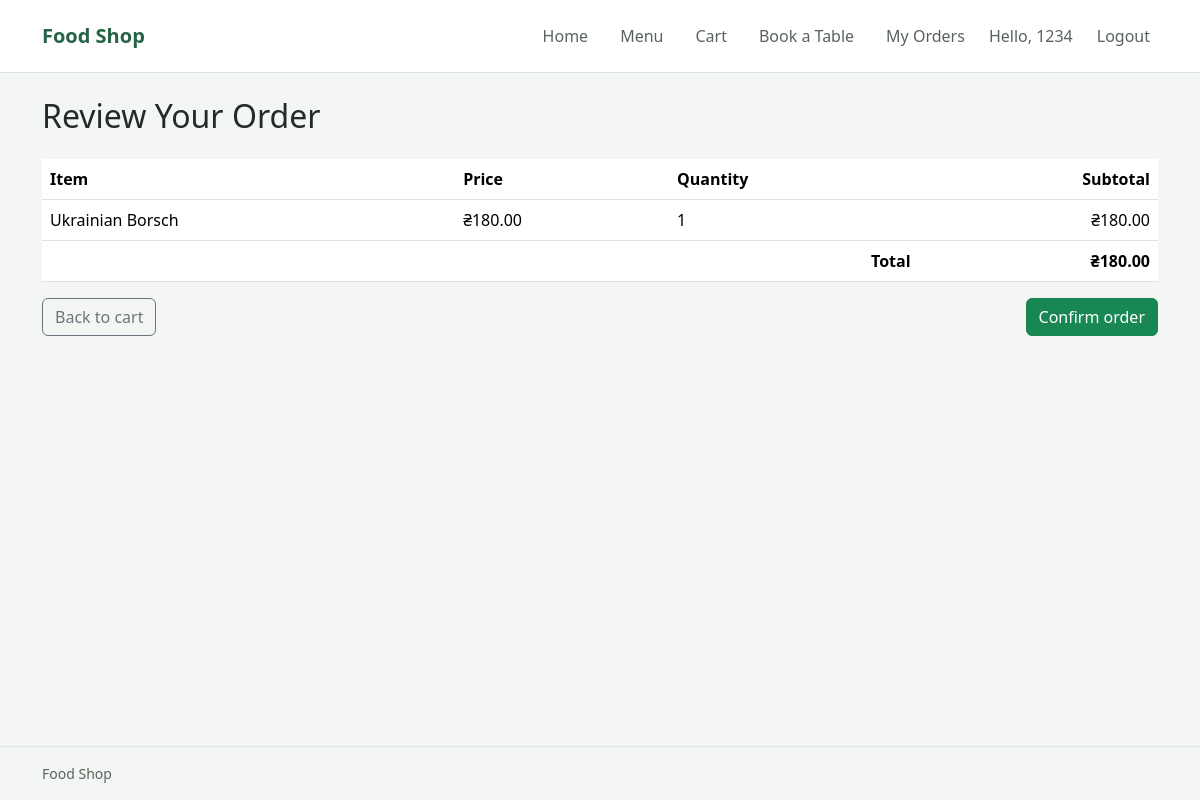
The page /create_order (signed in) on the database its author committed.
### database.py (models this page shows)
class Base(DeclarativeBase):
    pass

class Users(Base):
    __tablename__ = "users"
    orders: Mapped[list["Orders"]] = relationship("Orders", back_populates="user")
    customer_orders: Mapped[list["CustomerOrder"]] = relationship(
        "CustomerOrder", back_populates="user"
    )
    reservations: Mapped[list["Reservation"]] = relationship(
        "Reservation", back_populates="user"
    )
    id: Mapped[int] = mapped_column(primary_key=True)
    username: Mapped[str] = mapped_column(String(100), unique=True)
    password: Mapped[str] = mapped_column(String(255))
    is_admin: Mapped[bool] = mapped_column(Boolean, default=False, nullable=False)

class Orders(Base):
    __tablename__ = "orders"
    id: Mapped[int] = mapped_column(primary_key=True)
    user_id: Mapped[int] = mapped_column(ForeignKey("users.id"))
    product_id: Mapped[int] = mapped_column(ForeignKey("products.id"))
    customer_order_id: Mapped[int | None] = mapped_column(
        ForeignKey("customer_orders.id"), nullable=True
    )
    quantity: Mapped[int] = mapped_column()
    user: Mapped["Users"] = relationship("Users", back_populates="orders")
    product: Mapped["Product"] = relationship("Product", back_populates="orders")
    customer_order: Mapped["CustomerOrder | None"] = relationship(
        "CustomerOrder", back_populates="items"
    )

class Product(Base):
    __tablename__ = "products"
    orders: Mapped[list["Orders"]] = relationship("Orders", back_populates="product")
    id: Mapped[int] = mapped_column(primary_key=True)
    name: Mapped[str] = mapped_column(String(100))
    price: Mapped[Decimal] = mapped_column(Numeric(10, 2))
    category: Mapped[str] = mapped_column(String(100))
    description: Mapped[str] = mapped_column(String(500), default="")
    image: Mapped[str] = mapped_column(String(100), default="")
    available: Mapped[bool] = mapped_column(Boolean, default=True, nullable=False)

### main.py (the view, shortened to what this page needs)
@app.route('/create_order', methods=['GET', 'POST'])
def create_order():
    if g.user is None:
        flash('Please log in to place an order.', 'warning')
        return redirect(url_for('login'))
    with SessionLocal() as db:
        cart_items = db.scalars(
            select(Orders)
            .options(selectinload(Orders.product))
            .where(
                Orders.user_id == g.user.id,
                Orders.customer_order_id.is_(None),
            )
            .order_by(Orders.id)
        ).all()
        total = sum(
            (item.product.price * item.quantity for item in cart_items),
            start=0,
        )
    return render_template(
        'create_order.html',
        cart_items=cart_items,
        total=total,
    )

### main.py (called while the page is built, shortened)
def csrf_token():
    if 'csrf_token' not in session:
        session['csrf_token'] = secrets.token_hex(32)
    return session['csrf_token']

@app.before_request
def load_user_and_validate_csrf():
    g.user = None
    user_id = session.get('user_id')
    if user_id is not None:
        with SessionLocal() as db:
            g.user = db.get(Users, user_id)
        if g.user is None:
            session.clear()

### templates/create_order.html (shortened to what this page needs)
{% extends "base.html" %}
{% block content %}
<h1 class="mb-4">Review Your Order</h1>
{% if cart_items %}
<div class="table-responsive">
	<table class="table align-middle">
		<thead>
			<tr>
				<th scope="col">Item</th>
				<th scope="col">Price</th>
				<th scope="col">Quantity</th>
				<th scope="col" class="text-end">Subtotal</th>
			</tr>
		</thead>
		<tbody>
			{% for item in cart_items %}
			<tr>
				<td>{{ item.product.name }}</td>
				<td>₴{{ "%.2f"|format(item.product.price) }}</td>
				<td>{{ item.quantity }}</td>
				<td class="text-end">₴{{ "%.2f"|format(item.product.price * item.quantity) }}</td>
			</tr>
			{% endfor %}
		</tbody>
		<tfoot>
			<tr>
				<th colspan="3" class="text-end">Total</th>
				<th class="text-end">₴{{ "%.2f"|format(total) }}</th>
			</tr>
		</tfoot>
	</table>
</div>
<div class="d-flex justify-content-between">
	<a class="btn btn-outline-secondary" href="{{ url_for('orders') }}">Back to cart</a>
	<form action="{{ url_for('create_order') }}" method="post">
		<button class="btn btn-success" type="submit">Confirm order</button>
	</form>
</div>
{% else %}
<p class="text-secondary">Your cart is empty. <a href="{{ url_for('menu') }}">Browse the menu</a> to add something delicious.</p>
<a class="btn btn-outline-secondary" href="{{ url_for('orders') }}">Back to cart</a>
{% endif %}
{% endblock %}

### templates/base.html (shortened to what this page needs)
<!DOCTYPE html>
<html lang="en">
<head>
	<link href="https://cdn.jsdelivr.net/npm/bootstrap@5.3.8/dist/css/bootstrap.min.css" rel="stylesheet">
</head>
<body class="d-flex flex-column min-vh-100">
	<header class="site-header border-bottom">
		<nav class="navbar navbar-expand-lg py-2 py-lg-3" aria-label="Main navigation">
			<div class="container">
				<a class="navbar-brand fw-bold" href="{{ url_for('index') }}">Food Shop</a>
				<div class="collapse navbar-collapse" id="mainNavigation">
					<ul class="navbar-nav ms-auto gap-lg-3">
						<li class="nav-item"><a class="nav-link{% if request.endpoint == 'index' %} active{% endif %}" href="{{ url_for('index') }}"{% if request.endpoint == 'index' %} aria-current="page"{% endif %}>Home</a></li>
						<li class="nav-item"><a class="nav-link{% if request.endpoint == 'menu' %} active{% endif %}" href="{{ url_for('menu') }}"{% if request.endpoint == 'menu' %} aria-current="page"{% endif %}>Menu</a></li>
						<li class="nav-item"><a class="nav-link{% if request.endpoint == 'orders' %} active{% endif %}" href="{{ url_for('orders') }}"{% if request.endpoint == 'orders' %} aria-current="page"{% endif %}>Cart</a></li>
						{% if g.user %}
						<li class="nav-item"><a class="nav-link{% if request.endpoint == 'reservations' %} active{% endif %}" href="{{ url_for('reservations') }}"{% if request.endpoint == 'reservations' %} aria-current="page"{% endif %}>Book a Table</a></li>
						<li class="nav-item"><a class="nav-link" href="{{ url_for('my_orders') }}">My Orders</a></li>
						<li class="nav-item"><span class="navbar-text d-block">Hello, {{ g.user.username }}</span></li>
						<li class="nav-item">
							<form action="{{ url_for('logout') }}" method="post">
								<button class="nav-link" type="submit">Logout</button>
							</form>
						</li>
						{% endif %}
					</ul>
				</div>
			</div>
		</nav>
	</header>
	<main class="container flex-grow-1 py-3 py-md-4">
		{% block content %}{% endblock %}
	</main>
	<footer class="site-footer border-top py-3">
		<div class="container">
			<p class="mb-0">Food Shop</p>
		</div>
	</footer>
</body>
</html>

### templates/base.html (style rules this page uses)
:root { --background: #f4f6f4; --surface: #ffffff; --text: #242b26; --muted: #59635c; --accent: #256346; --border: #dce3dd; }
body { background: var(--background); color: var(--text); font-family: "Segoe UI", sans-serif; }
.site-header { background: var(--surface); }
.navbar { --bs-navbar-color: var(--muted); --bs-navbar-hover-color: var(--accent); --bs-navbar-active-color: var(--accent); --bs-navbar-brand-color: var(--accent); --bs-navbar-brand-hover-color: var(--accent); }
main { overflow-wrap: anywhere; }
h1 { margin-top: 0; font-size: 2rem; }
.site-footer { color: var(--muted); font-size: 0.875rem; }

### rows shown on the page
Users: user.username "1234"
Orders: product.name "Ukrainian Borsch", quantity "1"
Product: product.price "180.00", item.product.price*item.quantity "180.00"

### other values the page prints
{{ "%.2f"|format(total) }} "180.00"
